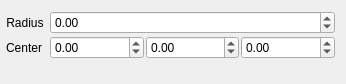
<?xml version="1.0" encoding="UTF-8"?>
<ui version="4.0">
 <class>SphereWidget</class>
 <widget class="QWidget" name="SphereWidget">
  <property name="geometry">
   <rect>
    <x>0</x>
    <y>0</y>
    <width>346</width>
    <height>84</height>
   </rect>
  </property>
  <property name="windowTitle">
   <string>Form</string>
  </property>
  <layout class="QFormLayout" name="formLayout">
   <property name="verticalSpacing">
    <number>2</number>
   </property>
   <property name="leftMargin">
    <number>6</number>
   </property>
   <property name="bottomMargin">
    <number>0</number>
   </property>
   <item row="0" column="0">
    <widget class="QLabel" name="label">
     <property name="text">
      <string>Radius</string>
     </property>
     <property name="alignment">
      <set>Qt::AlignCenter</set>
     </property>
    </widget>
   </item>
   <item row="0" column="1">
    <layout class="QHBoxLayout" name="horizontalLayout_2">
     <property name="spacing">
      <number>2</number>
     </property>
     <item>
      <widget class="QDoubleSpinBox" name="radius">
       <property name="sizePolicy">
        <sizepolicy hsizetype="MinimumExpanding" vsizetype="Fixed">
         <horstretch>0</horstretch>
         <verstretch>0</verstretch>
        </sizepolicy>
       </property>
       <property name="minimumSize">
        <size>
         <width>70</width>
         <height>0</height>
        </size>
       </property>
       <property name="keyboardTracking">
        <bool>false</bool>
       </property>
       <property name="minimum">
        <double>-999999999.000000000000000</double>
       </property>
       <property name="maximum">
        <double>999999999.000000000000000</double>
       </property>
      </widget>
     </item>
    </layout>
   </item>
   <item row="1" column="0">
    <widget class="QLabel" name="label_2">
     <property name="text">
      <string>Center</string>
     </property>
     <property name="alignment">
      <set>Qt::AlignCenter</set>
     </property>
    </widget>
   </item>
   <item row="1" column="1">
    <layout class="QHBoxLayout" name="horizontalLayout">
     <property name="spacing">
      <number>2</number>
     </property>
     <item>
      <widget class="QDoubleSpinBox" name="centerX">
       <property name="sizePolicy">
        <sizepolicy hsizetype="MinimumExpanding" vsizetype="Fixed">
         <horstretch>0</horstretch>
         <verstretch>0</verstretch>
        </sizepolicy>
       </property>
       <property name="minimumSize">
        <size>
         <width>70</width>
         <height>0</height>
        </size>
       </property>
       <property name="keyboardTracking">
        <bool>false</bool>
       </property>
       <property name="minimum">
        <double>-999999999.000000000000000</double>
       </property>
       <property name="maximum">
        <double>999999999.000000000000000</double>
       </property>
      </widget>
     </item>
     <item>
      <widget class="QDoubleSpinBox" name="centerY">
       <property name="sizePolicy">
        <sizepolicy hsizetype="MinimumExpanding" vsizetype="Fixed">
         <horstretch>0</horstretch>
         <verstretch>0</verstretch>
        </sizepolicy>
       </property>
       <property name="minimumSize">
        <size>
         <width>70</width>
         <height>0</height>
        </size>
       </property>
       <property name="keyboardTracking">
        <bool>false</bool>
       </property>
       <property name="minimum">
        <double>-999999999.000000000000000</double>
       </property>
       <property name="maximum">
        <double>999999999.000000000000000</double>
       </property>
      </widget>
     </item>
     <item>
      <widget class="QDoubleSpinBox" name="centerZ">
       <property name="sizePolicy">
        <sizepolicy hsizetype="MinimumExpanding" vsizetype="Fixed">
         <horstretch>0</horstretch>
         <verstretch>0</verstretch>
        </sizepolicy>
       </property>
       <property name="minimumSize">
        <size>
         <width>70</width>
         <height>0</height>
        </size>
       </property>
       <property name="keyboardTracking">
        <bool>false</bool>
       </property>
       <property name="minimum">
        <double>-999999999.000000000000000</double>
       </property>
       <property name="maximum">
        <double>999999999.000000000000000</double>
       </property>
      </widget>
     </item>
    </layout>
   </item>
  </layout>
 </widget>
 <resources/>
 <connections/>
</ui>
